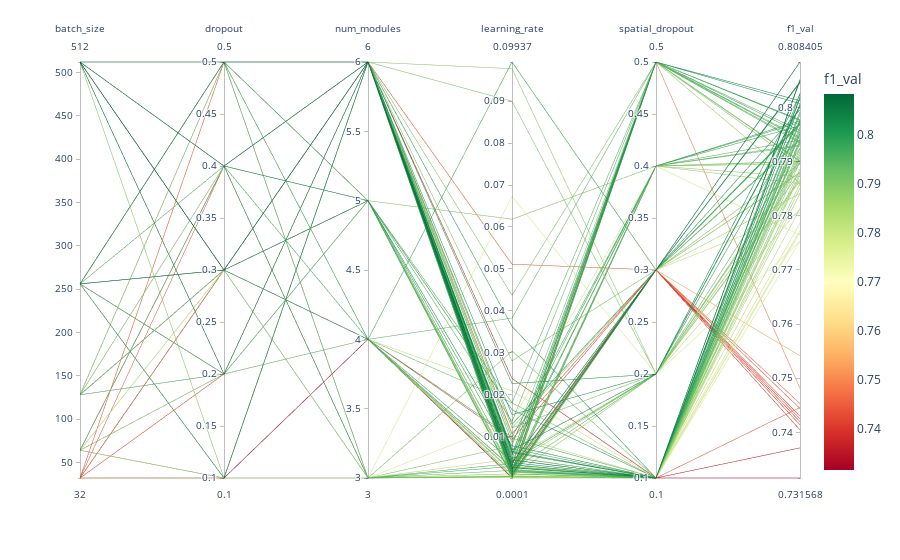

Source (notebook cell):
### Code cell
hyperparameters = [   'batch_size', 'dropout',
                      'max_pool', 'num_modules',
                      'learning_rate',
                       'spatial_dropout' ]
data = results
log_scale_vars = ['learning_rate']
score_col = 'f1_val'
analyze_hyperparameters(data,score_col,hyperparameters,log_scale_vars)
